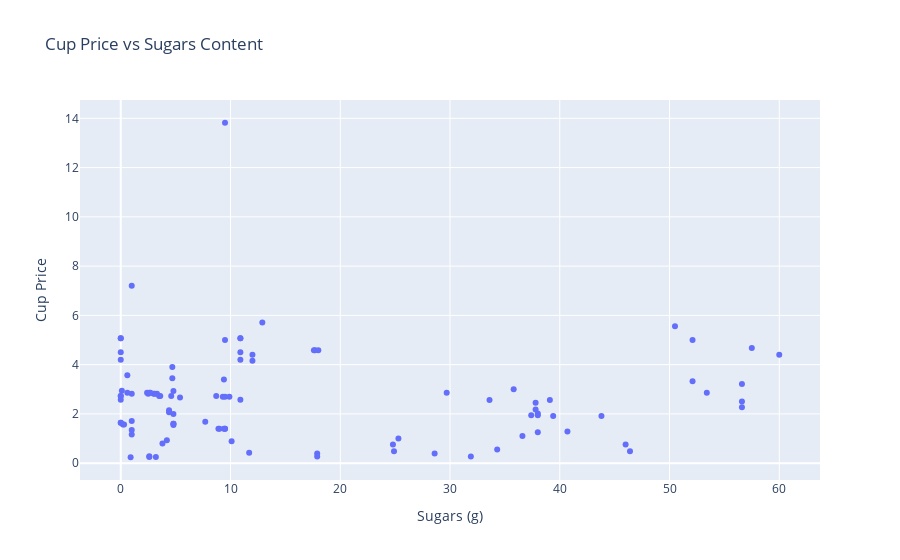

The notebook cell saved with this chart:
### Code cell
import plotly.express as px
from neo4j import GraphDatabase
import re

def extract_sugars(nutritional_info):
    # Improved regular expression to match different sugar content formats
    match = re.search(r'"Sugars": "(Approx\.)?([0-9.]+)g"', nutritional_info)
    return float(match.group(2)) if match else None

def get_data(tx):
    query = (
        "MATCH (p:Product)-[:HAS_RECIPE]->(r:Recipe) "
        "WHERE p.cupPrice IS NOT NULL AND r.nutritionalInformation CONTAINS 'Sugars' "
        "RETURN p.name AS productName, p.cupPrice AS cupPrice, r.nutritionalInformation AS nutritionalInfo"
    )
    result = tx.run(query)
    return [
        {
            "productName": record["productName"], 
            "cupPrice": record["cupPrice"], 
            "sugars": extract_sugars(record["nutritionalInfo"])
        }
        for record in result 
        if extract_sugars(record["nutritionalInfo"]) is not None
    ]

# Getting data
with driver.session() as session:
    data = session.read_transaction(get_data)


driver.close()

# Data visualisation
# Data visualisation
fig = px.scatter(
    data, 
    x=[d['sugars'] for d in data], 
    y=[d['cupPrice'] for d in data], 
    hover_data=['productName'], 
    labels={'x': 'Sugars (g)', 'y': 'Cup Price'},
    title='Cup Price vs Sugars Content'
)
fig.show()

### Figure 1 — Plotly figure (JSON) as saved in the notebook; plotly's stock layout.template omitted (floating-point values rounded to 4 significant figures)
{"data": [{"customdata": [["Coca - Cola Classic  Soft Drink Multipack Cans"], ["Coca - Cola Classic  Soft Drink Multipack Cans"], ["Coca - Cola Classic  Soft Drink Multipack Cans"], ["Coca - Cola Classic  Soft Drink Mini Cans"], ["Coca - Cola Vanilla  Soft Drink Multipack Cans"], ["Coca - Cola Zero Sugar Soft Drink Multipack Cans"], ["Coca - Cola Zero Sugar Soft Drink Multipack Cans"], ["Coca - Cola Zero Sugar Soft Drink Multipack Cans"], ["Coca - Cola Caffeine Free Zero Sugar Soft Drink Multipack Cans"], ["Coca - Cola Zero Sugar Soft Drink Mini Cans"], ["Indomie Mi Goreng Instant Noodles"], ["Maggi 2 Minute Chicken Flavour Instant Noodles"], ["Supreme Noodles Cup Chicken Flavour"], ["Fantastic Chicken Noodle Cup"], ["Fantastic Chicken Noodle Bowl"], ["Indomie Mi Goreng Noodle Cup"], ["Maggi 2 Minute Beef Flavour Instant Noodles"], ["Supreme Noodles Cup Beef Flavour"], ["Schweppes Zero Sugar Lime Infused Mineral Water Bottle"], ["Schweppes Raspberry Infused Natural Mineral Water Bottle"], ["Schweppes Soda Water Bottle Classic Mixers"], ["Schweppes Indian Tonic Water Classic Mixers Bottle"], ["Schweppes Lime Soda Water With Lime Juice Bottle"], ["Schweppes Zero Sugar Classic Mixers Indian Tonic Water Bottle"], ["Schweppes Lemon Lime Natural Mineral Water Bottle"], ["Schweppes Orange Mango Natural Mineral Water Bottle"], ["Kitkat 4 Finger Milk Chocolate Bar"], ["Kitkat Chunky Original Chocolate Bar"], ["Cadbury Dairy Milk Caramello Koala Chocolate"], ["Twix Milk Chocolate Bar With Caramel Biscuit"], ["Mars Chocolate Bar With Nougat & Caramel"], ["Cadbury Dairy Milk Chocolate Roll"], ["Cadbury Dairy Milk Chocolate Bar"], ["Cadbury Twirl Chocolate Bar"], ["Cadbury Chomp Chocolate Bar"], ["Arnott's Premier Chocolate Chip Cookies"], ["Woolworths Chocolate Chip Cookies"], ["Woolworths The King Of Chunky Chocolate Chip Cookies"], ["Arnott's Mini Choc Chip Cookie Multipack Biscuits"], ["Oreo Original Mini Cookies Multipack"], ["Oreo Minis Cookies Variety Bags 18 Pack"], ["Cadbury Classic Choc Chip Cookies"], ["Cadbury Choc Centre Cookies"], ["Byron Bay Cookies Dotty Cookie Bites"], ["Oreo Original Cookies"], ["Woolworths Apple Juice"], ["Woolworths Apple & Mango Juice"], ["Woolworths Orange Juice"], ["Woolworths Breakfast Juice"], ["Woolworths Apple & Blackcurrant Juice"], ["Woolworths Multivitamin Juice"], ["Golden Circle Golden Pash Fruit Drink"], ["Golden Circle Drinks Pine Orange Fruit Drink"], ["Golden Circle Drinks Sunshine Punch Fruit Drink"], ["Golden Circle Fruit Drinks Lunch Box Poppers Tropical Punch Multipack"], ["Woolworths Full Cream Milk"], ["Woolworths Full Cream Milk"], ["Dairy Farmers Full Cream Milk Full Cream Milk"], ["Dairy Farmers Full Cream Milk Full Cream Milk"], ["Norco Full Cream Milk"], ["A2 Milk Full Cream Milk"], ["A2 Milk Full Cream Milk"], ["Pauls Farmhouse Gold Full Cream Milk"], ["Oreo Double Stuff Cookies"], ["Oreo Original Cookies Family Pack"], ["Oreo Chocolate Cookies"], ["Oreo Grab & Go Original Cookies 9 Pack"], ["Oreo Neapolitan Double Stuff Cookies"], ["Woolworths Diced Italian Tomatoes"], ["Woolworths Diced Italian Tomatoes"], ["Woolworths Lasagne Sheets"], ["Essentials Coconut Cream"], ["Woolworths Uht Full Cream Milk"], ["Deep Cove Sardines In Oil"], ["Woolworths Creamed Rice"], ["Essentials Coconut Milk"], ["Woolworths Tomato Sauce Squeeze"], ["Woolworths Tomato Sauce"], ["Woolworths Barbecue Sauce Squeeze"], ["Masterfoods Tomato Sauce"], ["Masterfoods Barbecue Sauce"], ["Fountain Tomato Sauce Squeeze"], ["Fountain Barbecue Bbq Sauce Squeeze"], ["Woolworths Secret Burger Sauce"], ["Heinz Ketchup Tomato Sauce Ketchup"], ["Woolworths Barbecue Sauce"], ["Smith's Crinkle Cut Potato Chips Original"], ["Smith's Crinkle Cut Potato Chips Cheese & Onion"], ["Smith's Crinkle Cut Potato Chips Barbecue"], ["Smith's Crinkle Cut Potato Chips Chicken"], ["Thins Chips Salt & Vinegar"], ["Smith's Thinly Cut Potato Chips Original Share Pack"], ["Thins Chips Chicken"], ["Smith's Crinkle Cut Potato Chips Salt & Vinegar"], ["Thins Chips Light & Tangy"], ["Thins Cheese & Onion Chips"], ["Woolworths Peach In Strawberry Jelly"], ["Woolworths Two Fruits In Juice Cups"], ["Woolworths Two Fruits In Juice"], ["Woolworths Two Fruits In Juice"], ["Woolworths Two Fruits In Tropical Jelly"], ["Woolworths Apple In Pineapple Jelly"], ["Goulburn Valley Two Fruits In Juice"], ["Goulburn Valley Two Fruits In Juice Fruit Cups In Juice"]], "hovertemplate": "Sugars (g)=%{x}<br>Cup Price=%{y}<br>productName=%{customdata[0]}<extra></extra>", "legendgroup": "", "marker": {"color": "#636efa", "symbol": "circle"}, "mode": "markers", "name": "", "orientation": "v", "showlegend": false, "type": "scatter", "x": [10.9, 10.9, 10.9, 10.9, 10.9, 0, 0, 0, 0, 0, 4.2, 1, 0.3, 0.6, 0.1, 5.4, 1, 0.2, 0, 0, 0, 8.7, 4.6, 0, 3.5, 3.6, 50.5, 52.1, 53.4, 60, 57.5, 56.6, 56.6, 56.6, 52.1, 40.7, 34.3, 36.6, 29.7, 37.8, 37.8, 33.6, 39.1, 35.8, 38, 9.5, 9.5, 7.7, 9.4, 8.9, 9, 9.3, 9.5, 9.9, 9.4, 4.8, 4.8, 4.4, 4.4, 4.8, 4.7, 4.7, 4.8, 43.8, 38, 37.4, 38, 39.4, 2.6, 2.6, 3.8, 3.2, 4.8, 1, 11.7, 0.9, 17.9, 17.9, 28.6, 24.8, 46, 24.9, 46.4, 10.1, 25.3, 31.9, 1, 3.1, 3.3, 2.5, 0.6, 1, 2.4, 3, 2.7, 2.6, 17.7, 12, 12, 9.5, 17.6, 18, 12.9, 9.5], "xaxis": "x", "y": [4.2, 2.57, 5.07, 4.5, 5.07, 4.2, 2.57, 5.07, 5.07, 4.5, 0.93, 1.16, 1.57, 3.57, 2.94, 2.67, 1.35, 1.57, 1.64, 1.64, 2.73, 2.73, 2.73, 2.73, 2.73, 2.73, 5.56, 5, 2.86, 4.4, 4.68, 2.27, 2.5, 3.21, 3.33, 1.29, 0.55, 1.1, 2.86, 2.45, 2.18, 2.56, 2.56, 3, 1.95, 1.4, 1.4, 1.68, 1.4, 1.4, 1.4, 2.7, 2.7, 2.7, 3.4, 1.55, 1.6, 2.15, 2.07, 2, 3.45, 3.9, 2.93, 1.91, 1.26, 1.95, 2.02, 1.91, 0.28, 0.25, 0.8, 0.25, 1.6, 7.2, 0.42, 0.24, 0.39, 0.27, 0.39, 0.76, 0.76, 0.48, 0.48, 0.89, 1, 0.27, 2.82, 2.82, 2.82, 2.82, 2.86, 1.71, 2.86, 2.82, 2.86, 2.86, 4.58, 4.4, 4.16, 5, 4.58, 4.58, 5.71, 13.82], "yaxis": "y"}], "layout": {"legend": {"tracegroupgap": 0}, "title": {"text": "Cup Price vs Sugars Content"}, "xaxis": {"anchor": "y", "domain": [0, 1], "title": {"text": "Sugars (g)"}}, "yaxis": {"anchor": "x", "domain": [0, 1], "title": {"text": "Cup Price"}}}}
